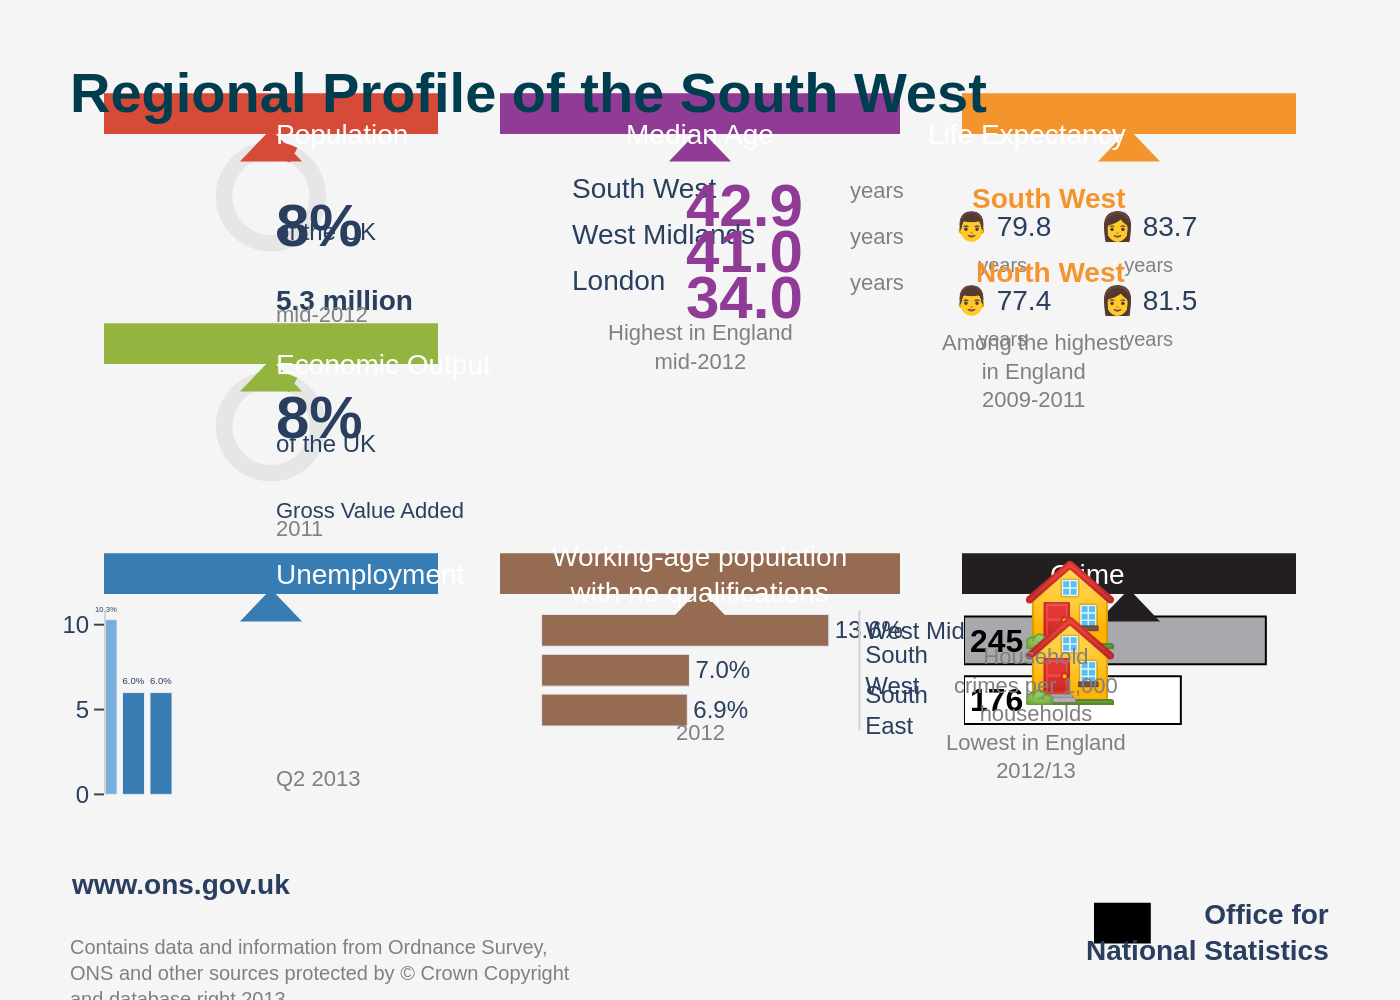

Python code for this plot:
import sys
import json
import pathlib
import plotly.graph_objects as go

def create_banner(fig, x0, x1, y0, y1, color, text):
    """Helper to create a colored banner with text."""
    fig.add_shape(
        type="rect",
        x0=x0, x1=x1, y0=y0, y1=y1,
        fillcolor=color,
        line_color=color,
        xref="paper", yref="paper"
    )
    fig.add_shape( # Downward pointing triangle
        type="path",
        path=f" M {(x0+x1)/2}, {y0} L {(x0+x1)/2 - 0.02}, {y0-0.03} L {(x0+x1)/2 + 0.02}, {y0-0.03} Z",
        fillcolor=color,
        line_color=color,
        xref="paper", yref="paper"
    )
    fig.add_annotation(
        x=(x0 + x1) / 2, y=(y0 + y1) / 2,
        text=text,
        showarrow=False,
        font=dict(color="white", size=14, family="Arial"),
        xref="paper", yref="paper"
    )

if len(sys.argv) != 2:
    print("Usage: python <script_name>.py <json_file_path>")
    sys.exit(1)

json_path = pathlib.Path(sys.argv[1])
output_filename = json_path.with_suffix(".png")

with open(json_path, 'r', encoding='utf-8') as f:
    chart_data = json.load(f)

texts = chart_data["texts"]
data_sections = chart_data["chart_data"]

fig = go.Figure()

fig.add_annotation(
    x=0.02, y=0.98,
    text=f"<b>{texts['title']}</b>",
    showarrow=False,
    font=dict(size=28, family="Arial", color="#003D4F"),
    xref="paper", yref="paper",
    align="left",
    xanchor="left", yanchor="top"
)

# --- Process Sections ---
# Section 1: Population
pop_section = data_sections[0]
create_banner(fig, 0.05, 0.3, 0.9, 0.94, pop_section['color'], pop_section['section_title'])
fig.add_trace(go.Pie(
    values=[pop_section['value'], 100 - pop_section['value']],
    hole=0.7,
    marker_colors=[pop_section['color'], '#E6E6E6'],
    sort=False,
    direction='clockwise',
    showlegend=False, textinfo='none',
    domain={'x': [0.05, 0.3], 'y': [0.77, 0.89]}
))
fig.add_annotation(x=0.175, y=0.84, text=f"<b>{pop_section['label_top']}</b>", showarrow=False, font=dict(size=30, family="Arial"), xref="paper", yref="paper")
fig.add_annotation(x=0.175, y=0.81, text=pop_section['label_bottom'], showarrow=False, font=dict(size=12, family="Arial"), xref="paper", yref="paper")
fig.add_annotation(x=0.175, y=0.74, text=f"<b>{pop_section['note_1']}</b>", showarrow=False, font=dict(size=14, family="Arial"), xref="paper", yref="paper")
fig.add_annotation(x=0.175, y=0.72, text=pop_section['note_2'], showarrow=False, font=dict(size=11, family="Arial", color="grey"), xref="paper", yref="paper")

# Section 2: Median Age
age_section = data_sections[1]
create_banner(fig, 0.35, 0.65, 0.9, 0.94, age_section['color'], age_section['section_title'])
y_pos = 0.86
for item in age_section['data']:
    fig.add_annotation(x=0.40, y=y_pos, text=item['label'], showarrow=False, font=dict(size=14, family="Arial"), xref="paper", yref="paper", xanchor="left")
    fig.add_annotation(x=0.58, y=y_pos, text=f"<b>{item['value']}</b>", showarrow=False, font=dict(size=30, family="Arial", color=age_section['color']), xref="paper", yref="paper", xanchor="right")
    fig.add_annotation(x=0.61, y=y_pos - 0.005, text=age_section['unit'], showarrow=False, font=dict(size=11, family="Arial", color="grey"), xref="paper", yref="paper", xanchor="left")
    y_pos -= 0.05
fig.add_annotation(x=0.5, y=0.7, text=age_section['note'], showarrow=False, font=dict(size=11, family="Arial", color="grey"), xref="paper", yref="paper")

# Section 3: Life Expectancy
life_section = data_sections[2]
create_banner(fig, 0.7, 0.95, 0.9, 0.94, life_section['color'], life_section['section_title'])
y_pos = 0.85
for item in life_section['data']:
    fig.add_annotation(x=0.825, y=y_pos, text=f"<b>{item['label']}</b>", showarrow=False, font=dict(size=14, family="Arial", color=life_section['color']), xref="paper", yref="paper")
    fig.add_annotation(x=0.77, y=y_pos - 0.03, text=f"&#128104; {item['male']}<br><span style='font-size:10px;color:grey;'>{life_section['unit']}</span>", showarrow=False, font=dict(size=14, family="Arial"), xref="paper", yref="paper")
    fig.add_annotation(x=0.88, y=y_pos - 0.03, text=f"&#128105; {item['female']}<br><span style='font-size:10px;color:grey;'>{life_section['unit']}</span>", showarrow=False, font=dict(size=14, family="Arial"), xref="paper", yref="paper")
    y_pos -= 0.08
fig.add_annotation(x=0.825, y=0.69, text=life_section['note'], showarrow=False, font=dict(size=11, family="Arial", color="grey"), xref="paper", yref="paper")

# Section 4: Economic Output
eco_section = data_sections[3]
create_banner(fig, 0.05, 0.3, 0.65, 0.69, eco_section['color'], eco_section['section_title'])
fig.add_trace(go.Pie(
    values=[eco_section['value'], 100 - eco_section['value']],
    hole=0.7,
    marker_colors=[eco_section['color'], '#E6E6E6'],
    sort=False,
    direction='clockwise',
    showlegend=False, textinfo='none',
    domain={'x': [0.05, 0.3], 'y': [0.52, 0.64]}
))
fig.add_annotation(x=0.175, y=0.59, text=f"<b>{eco_section['label_top']}</b>", showarrow=False, font=dict(size=30, family="Arial"), xref="paper", yref="paper")
fig.add_annotation(x=0.175, y=0.56, text=eco_section['label_bottom'], showarrow=False, font=dict(size=12, family="Arial"), xref="paper", yref="paper")
fig.add_annotation(x=0.175, y=0.49, text=eco_section['note_1'], showarrow=False, font=dict(size=11, family="Arial"), xref="paper", yref="paper")
fig.add_annotation(x=0.175, y=0.47, text=eco_section['note_2'], showarrow=False, font=dict(size=11, family="Arial", color="grey"), xref="paper", yref="paper")


# Section 5: Unemployment
unemp_section = data_sections[4]
create_banner(fig, 0.05, 0.3, 0.4, 0.44, unemp_section['color'], unemp_section['section_title'])
categories = [d['category'] for d in unemp_section['data']]
values = [d['value'] for d in unemp_section['data']]
colors = [d['color'] for d in unemp_section['data']]
fig.add_trace(go.Bar(
    x=categories, y=values,
    marker_color=colors,
    text=[f"{v}%" for v in values],
    textposition='outside',
    cliponaxis=False,
    xaxis='x1', yaxis='y1'
))
fig.add_annotation(x=0.175, y=0.18, text=unemp_section['note'], showarrow=False, font=dict(size=11, family="Arial", color="grey"), xref="paper", yref="paper")


# Section 6: Working-age population with no qualifications
work_section = data_sections[5]
create_banner(fig, 0.35, 0.65, 0.4, 0.44, work_section['color'], work_section['section_title'])
categories = [d['category'] for d in work_section['data']]
values = [d['value'] for d in work_section['data']]
fig.add_trace(go.Bar(
    x=values, y=categories,
    orientation='h',
    marker_color=work_section['color'],
    text=[f"{v}%" for v in values],
    textposition='outside',
    cliponaxis=False,
    xaxis='x2', yaxis='y2'
))
fig.add_annotation(x=0.5, y=0.23, text=work_section['note'], showarrow=False, font=dict(size=11, family="Arial", color="grey"), xref="paper", yref="paper")


# Section 7: Crime
crime_section = data_sections[6]
create_banner(fig, 0.7, 0.95, 0.4, 0.44, crime_section['color'], crime_section['section_title'])
categories = [d['category'] for d in crime_section['data']]
values = [d['value'] for d in crime_section['data']]
colors = [d['color'] for d in crime_section['data']]
fig.add_trace(go.Bar(
    x=values, y=categories,
    orientation='h',
    marker_color=colors,
    marker_line_color='black', marker_line_width=1,
    text=[f"<b>{v}</b>" for v in values],
    textposition='inside',
    textfont=dict(color='black', size=24, family="Arial"),
    insidetextanchor='start',
    xaxis='x3', yaxis='y3'
))
fig.add_annotation(x=0.74, y=0.33, text="&#127968;", showarrow=False, font=dict(size=40, family="Arial", color=crime_section['color']), xref="paper", yref="paper", xanchor='left')
fig.add_annotation(x=0.74, y=0.27, text="&#127968;", showarrow=False, font=dict(size=40, family="Arial", color=crime_section['color']), xref="paper", yref="paper", xanchor='left')
fig.add_annotation(x=0.825, y=0.19, text=crime_section['note_1'] + "<br>" + crime_section['note_2'], showarrow=False, font=dict(size=11, family="Arial", color="grey"), xref="paper", yref="paper")

# --- Footer ---
fig.add_annotation(x=0.02, y=0.06, text=f"<b>{texts['footer_url']}</b>", showarrow=False, font=dict(size=14, family="Arial"), xref="paper", yref="paper", xanchor="left", yanchor="bottom")
fig.add_annotation(x=0.02, y=0.03, text=texts['footer_source'], showarrow=False, font=dict(size=10, family="Arial", color="grey"), xref="paper", yref="paper", xanchor="left", yanchor="top", align="left")
fig.add_annotation(x=0.98, y=0.03, text=f"<b>{texts['footer_logo_text']}</b>", showarrow=False, font=dict(size=14, family="Arial"), xref="paper", yref="paper", xanchor="right", yanchor="middle", align="right")
fig.add_shape(type="rect", x0=0.8, x1=0.84, y0=0.02, y1=0.06, fillcolor="black", line_color="black", xref="paper", yref="paper")


# --- Layout Update ---
fig.update_layout(
    width=900, height=1400,
    paper_bgcolor="#F5F5F5",
    plot_bgcolor="#F5F5F5",
    showlegend=False,
    margin=dict(l=20, r=20, t=20, b=20),
    font=dict(family="Arial"),
    xaxis1=dict(domain=[0.05, 0.3], anchor='y1', range=[0, 12], showticklabels=False, showgrid=False, zeroline=False, visible=False),
    yaxis1=dict(domain=[0.18, 0.38], anchor='x1', showgrid=False, zeroline=False, linecolor='lightgrey', ticks="outside", ticklen=5),
    xaxis2=dict(domain=[0.38, 0.62], anchor='y2', range=[0, 15], showticklabels=False, showgrid=False, zeroline=False, visible=False),
    yaxis2=dict(domain=[0.25, 0.38], anchor='x2', autorange="reversed", showgrid=False, zeroline=False, linecolor='lightgrey', side='right', ticks=""),
    xaxis3=dict(domain=[0.7, 0.98], anchor='y3', range=[0, 300], showticklabels=False, showgrid=False, zeroline=False, visible=False),
    yaxis3=dict(domain=[0.25, 0.38], anchor='x3', autorange="reversed", showticklabels=False, showgrid=False, zeroline=False, visible=False)
)

fig.write_image(output_filename, scale=2)
print(f"Chart saved to {output_filename}")
